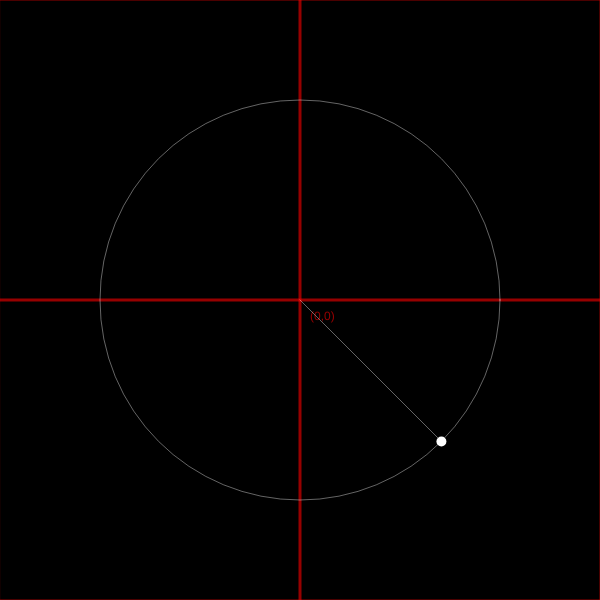
Frame 1 (no input)
Frame 60 (no input): identical to frame 1, image omitted
Frame 120 (the mouse pressed at the canvas centre since frame 60): identical to frame 1, image omitted

The p5.js sketch that drew this single still picture (run headless with seeded random() and noise() and a simulated clock; from frame 60 on, the mouse is pressed at the canvas centre):

// p5.js sketch
// ── sketch.js
// IMA NYU Shanghai
// The Nature of Code
// MOQN
// Feb 21 2017

function setup() {
  createCanvas(600, 600);
}

function draw() {
  background(0);

  translate(width / 2, height / 2);
  drawCoordSystem(color(255, 0, 0, 150));

  drawCircle(PI / 4, 200); // drawCircle(angle, radialDistance);

  // random circles. compare between two
  /*
  for (var i = 0; i < 500; i++) {
    drawCircle(random(PI*2), random(200));
  }
  */
  /*
  for (var i = 0; i < 500; i++) {
    var x = random(-200, 200);
    var y = random(-200, 200);
    ellipse(x, y, 10, 10);
  }
  */
}

function drawCircle(angle, rDist) {
  var x = cos(angle) * rDist;
  var y = sin(angle) * rDist;

  push();
  noStroke();
  fill(255);
  ellipse(x, y, 10, 10);
  stroke(255, 100);
  noFill();
  line(0, 0, x, y);
  ellipse(0, 0, rDist * 2, rDist * 2);
  pop();
}

function drawCoordSystem(c) {
  push();
  stroke(c);
  noFill();
  rectMode(CENTER);
  rect(0, 0, width, height);
  strokeWeight(3);
  line(-width * 2, 0, width * 2, 0);
  line(0, -height * 2, 0, height * 2);
  noStroke();
  fill(c)
  text("(0,0)", 10, 20);
  pop();
}
